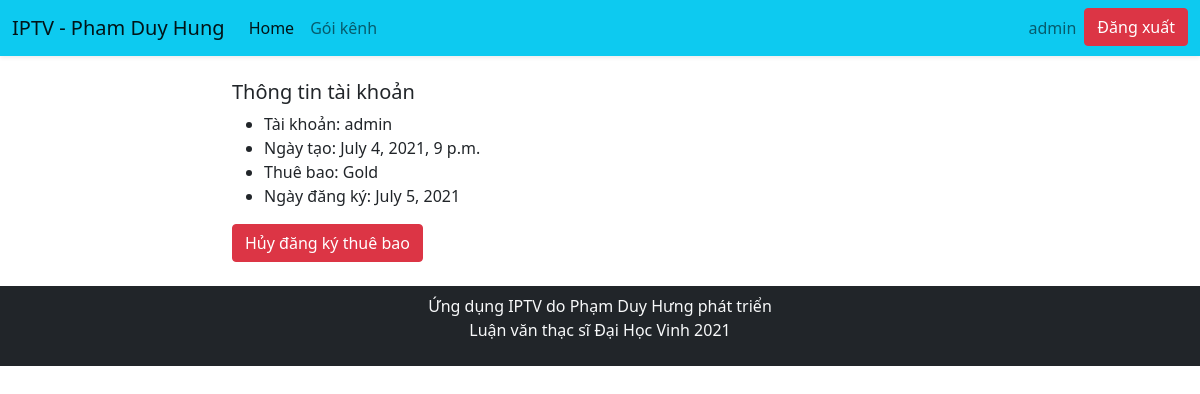
The app's page /profile/ (signed in), older data.
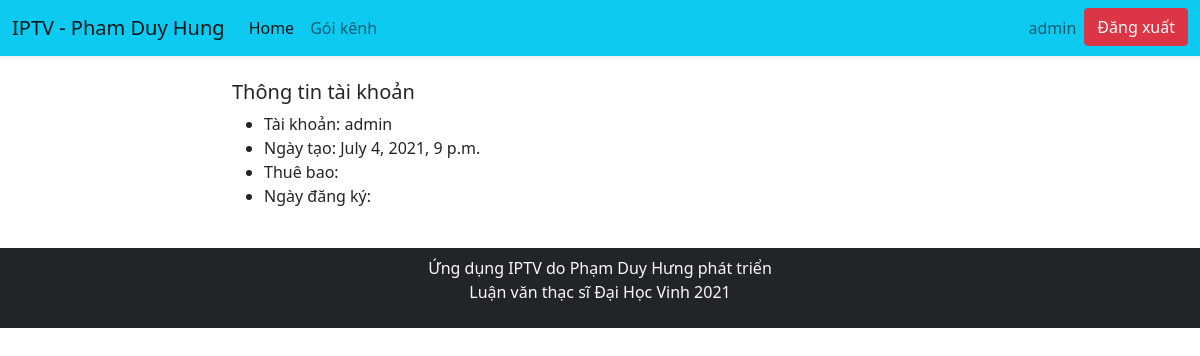
The same page, newer data.
### iptv_mobile/models.py (models this page shows, shortened)
class Membership(models.Model):
    start_date = models.DateField(auto_now_add=True)
    user = models.OneToOneField(User, on_delete=models.CASCADE)
    group = models.ForeignKey(Group, on_delete=models.CASCADE)

class Group(models.Model):
    title = models.CharField(max_length=10)
    stream = models.ManyToManyField(Stream)
    price = models.IntegerField()
    def __str__(self):
        return self.title

### iptv_mobile/views.py (the view)
# urls.py: path('profile/', views.profile, name='profile'),
@login_required(login_url='/login/')
def profile(request):
    membership = Membership.objects.filter(user=request.user)
    context = {
        'membership': membership
    }
    return render(request, 'profile.html', context)

### iptv_mobile/templates/profile.html (shortened to what this page needs)
{% extends 'base.html' %}
{% block content %}
<div class="container">
    <div class="row justify-content-center">
        <div class="col-lg-8 py-4">
            <h5>Thông tin tài khoản</h5>
            <ul>
                <li>Tài khoản: {{ request.user.username}}</li>
                <li>Ngày tạo: {{ request.user.date_joined }} </li>
                <li>Thuê bao:
                    {{ membership.0.group }}
                </li>
                <li>Ngày đăng ký:
                    {% for i in membership %}
                    {{ i.start_date }}
                    {% endfor %}
                </li>
            </ul>
            {% if membership %}
            <a href="{% url 'ungroup' membership.0.group.id %}" class="btn btn-danger">Hủy đăng ký thuê bao</a>
            {% endif %}
        </div>
    </div>
</div>
{% endblock %}

Row changes from the older to the newer data that the page shows:
removed Membership: group.title "Gold", start_date "July 5, 2021"
Text that changed along with them:
text no longer shown: "Hủy đăng ký thuê bao"
